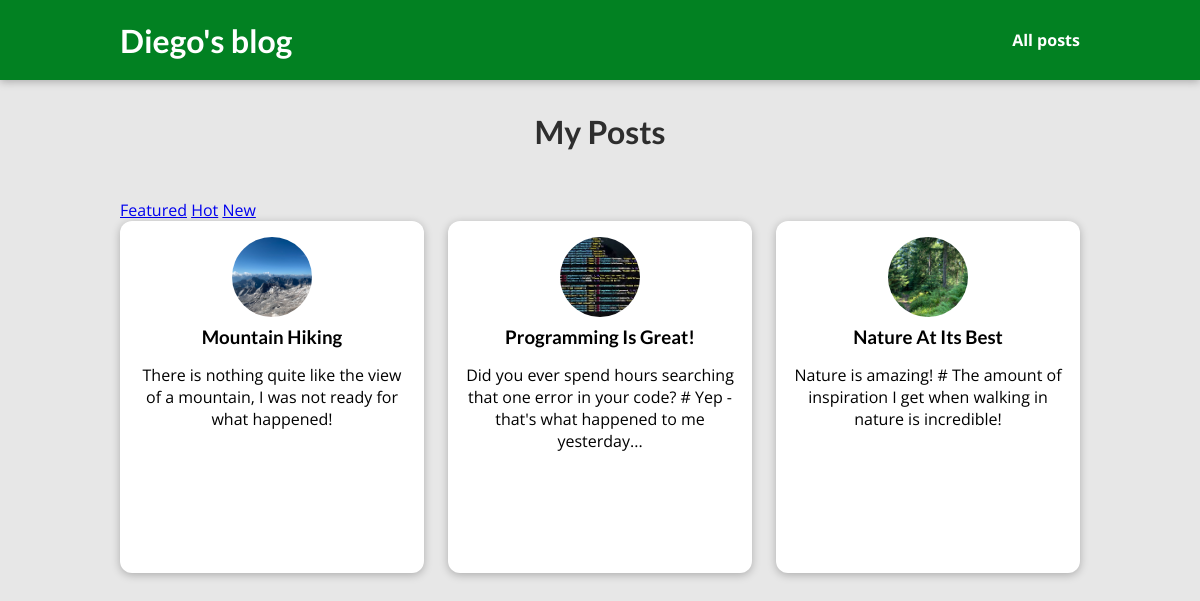
The page /posts on the database its author committed.
### blog/models.py (models this page shows, shortened)
class Tag(models.Model):
    caption = models.CharField(max_length=50)
    class Meta:
        verbose_name = "Tag"
        verbose_name_plural = "Tags"

class Post(models.Model):
    title = models.CharField(max_length=150)
    slug = models.SlugField(unique=True, db_index=True)
    image = models.ImageField(upload_to="images", null=True)
    author = models.ForeignKey("Author", on_delete=models.CASCADE)
    date = models.DateField(auto_now=True)
    excerpt = models.CharField(max_length=180)
    content = models.TextField(validators=[MinLengthValidator(10)])
    tag = models.ManyToManyField("Tag", related_query_name="tags")

### blog/views.py (the view)
# urls.py: path("posts", views.PostListView.as_view(), name='blog-posts'),
class PostListView(ListView):
    model = Post
    template_name = "blog/all-posts.html"
    context_object_name = "posts"
    def get_context_data(self, **kwargs):
        context = super().get_context_data(**kwargs)
        context["tags"] = Tag.objects.all()
        return context

### blog/templates/blog/all-posts.html (shortened to what this page needs)
{% extends 'base.html' %}
{% load static %}
{% block css_files %}
    <link rel="stylesheet" href="{% static 'blog/all-posts.css' %}">
    <link rel="stylesheet" href="{% static 'blog/includes/post.css' %}">
{% endblock css_files %}
{% block content %}
<section id="all-posts">
    <h2>My Posts</h2>
    <nav>
        {% for tag in tags %}
            <a href="{% url 'tags' tag.caption %}">{{tag.caption}}</a>
        {% endfor %}
    </nav>
    <ul>
        {% for  post in posts %}
            {% include 'blog/includes/post.html' %}
        {% endfor %}
    </ul>
</section>
{% endblock content %}

### blog/templates/blog/includes/post.html
<li>
    <article class="post">
        <a href="{% url 'blog-post-details' post.slug %}">
            <img src="{{ post.image.url }}" alt="{{post.title}}">
            <div class="post__content">
                <h3>{{ post.title }}</h3>
                <p> {{ post.excerpt }} </p>
            </div>
        </a>
    </article>
</li>

### static/app.css (style rules this page uses)
* { box-sizing: border-box; }
html { font-family: 'Open Sans', 'Lato', sans-serif; }
body { margin: 0; }
h1, h2, h3 { font-family: 'Lato', sans-serif; font-weight: bold; }

### blog/static/blog/all-posts.css (style rules this page uses)
body { background-color: #e7e7e7; }
#all-posts { margin: 7rem auto; width: 90%; max-width: 60rem; }
#all-posts h2 { text-align: center; font-size: 2rem; color: #2e2e2e; margin: 3rem 0; }
ul { list-style: none; margin: 0; padding: 0; display: grid; grid-template-columns: repeat(auto-fill, minmax(17rem, 1fr)); gap: 1.5rem; }
.post img { width: 7rem; height: 7rem; }
.post a { height: 22rem; transform-origin: center; box-shadow: 0 2px 8px rgba(0, 0, 0, 0.25); border-radius: 12px; background-color: white; }

### blog/static/blog/includes/post.css (style rules this page uses)
.post { display: flex; flex-direction: column; align-items: center; text-align: center; }
.post a { text-decoration: none; color: black; transition: all 0.2s ease; padding: 1rem; }
.post img { width: 5rem; height: 5rem; object-fit: cover; border-radius: 50%; }
.post h3 { margin: 0.25rem 0; }

### rows shown on the page
Tag: caption "Featured"
Tag: caption "Hot"
Tag: caption "New"
Post: image (picture), title "Mountain Hiking", excerpt "There is nothing quite like the view of a mountain, I was not ready for what happened!"
Post: image (picture), title "Programming Is Great!", excerpt "Did you ever spend hours searching that one error in your code? # Yep - that's what happened to me yesterday..."
Post: image (picture), title "Nature At Its Best", excerpt "Nature is amazing! # The amount of inspiration I get when walking in nature is incredible!"
